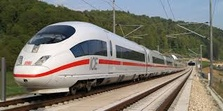
%> input picture Project_unsorted/sravan/3.jpeg, 223 x 111 px, shrunk from 318 x 159 before the run
$ octave bakeup.m   (GNU Octave 9; MATLAB toolbox functions it lacks are replaced by stand-ins)
%> lines starting %> are read from the running program, lines starting %| are printed output that depends on the picture; in (x1, y1, x2, y2) boxes, pixels count from 0 and x2, y2 are one past the last pixel; in counts of white or black regions, pixels touching at a corner belong together; the program's own positions count from 1
Img =imread('3.jpeg'); %read the 2D image
%> Img is the input picture: size 111x223x3 uint8; mean R, G, B 123.7, 119.5, 108.8
%Convert the image to Grayscale
I=rgb2gray(Img);
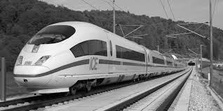
%> I: size 111x223 uint8; min 0, max 255, mean 119.5

%Edge Detection
Ie=edge(I,'sobel');
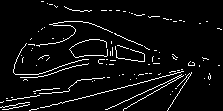
%> Ie: size 111x223 logical; 5.5% white in thin lines or dots

%Hough Transform
[H,theta,rho] = hough(Ie);
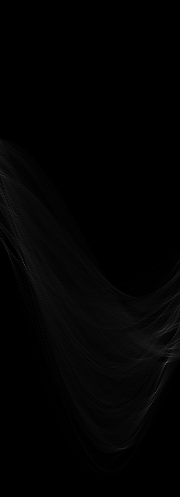
%> H: size 497x180 double; min 0, max 112, mean 2.7
%> theta = 180 values from -90 to 89; rho = 497 values from -248 to 248

% Finding the Hough peaks (number of peaks is set to 5)
P = houghpeaks(H,20,'threshold',ceil(0.2*max(H(:))));
%> P = 20 rows, first 12: [363 167; 393 156; 349 171; 263 24; 405 151; 331 162; 357 170; 175 1; 329 169; 332 166; 347 174; 206 8]
x = theta(P(:,2));
%> x = 20 values, max 86 at index 14, min -90 at index 8, mean 27.95
y = rho(P(:,1));
%> y = 20 values, max 200 at index 16, min -74 at index 8, mean 62.55

%Vanishing lines
lines = houghlines(I,theta,rho,P);
%> lines = 17 lines; longest, point1 to point2 (x, y): (223, 11) to (1, 88), (1, 5) to (223, 82), (223, 27) to (2, 87), (223, 63) to (1, 103), (1, 38) to (223, 77), (1, 44) to (223, 72)
[rows, columns] = size(Ie);
%> rows = 111; columns = 223
figure, imshow(~Ie);
% figure;
hold on;
xy_1 = zeros([2,2]);
for k = 1:length(lines)
   xy = [lines(k).point1; lines(k).point2];
   % Get the equation of the line
   x1 = xy(1,1);
   y1 = xy(1,2);
   x2 = xy(2,1);
   y2 = xy(2,2);
   slope = (y2-y1)/(x2-x1);
   xLeft = 1; % x is on the left edge
   yLeft = slope * (xLeft - x1) + y1;
   xRight = columns; % x is on the reight edge.
   yRight = slope * (xRight - x1) + y1;


   %  len = norm(lines(k).point1 - lines(k).point2);
   plot([x1, x2], [y1, y2], 'LineWidth',1,'Color','blue');
%  plot([xLeft, xRight], [yLeft, yRight], 'LineWidth',1,'Color','blue');
%  Plot original points on the lines .
 plot(xLeft,yLeft,'x','markersize',8,'Color','yellow');
%  plot(xy(2,1),xy(2,2),'x','markersize',8,'Color','green');
end
%> this loop made 17 passes
%> (x1, y1, x2, y2, slope, yLeft, yRight) on passes 1 to 12: (222, 63, 33, 111, -0.254, 119.1, 62.75), (223, 56, 107, 111, -0.474, 161.3, 56), (223, 63, 1, 103, -0.18, 103, 63), (36, 1, 223, 80, 0.422, -13.79, 80), (222, 53, 123, 111, -0.586, 182.5, 52.41), (223, 11, 1, 88, -0.347, 88, 11), (220, 68, 3, 111, -0.198, 111.4, 67.41), (1, 75, 223, 75, 0, 75, 75), (219, 36, 2, 83, -0.217, 83.22, 35.13), (223, 27, 2, 87, -0.271, 87.27, 27), (223, 72, 2, 100, -0.127, 100.1, 72), (1, 44, 223, 72, 0.126, 44, 72)
n=length(lines);
%> n = 17
req=zeros((n*(n-1))/2,2);
k=1;
for i=1:n
    xy_1 = [lines(i).point1; lines(i).point2];
    for j=i+1:n
       xy_2 = [lines(j).point1; lines(j).point2];
       %intersection of two lines (the current line and the previous one)
       slopee = @(line) (line(2,2) - line(1,2))/(line(2,1) - line(1,1));
       m1 = slopee(xy_1);
       m2 = slopee(xy_2);
       intercept = @(line,m) line(1,2) - m*line(1,1);
       b1 = intercept(xy_1,m1);
       b2 = intercept(xy_2,m2);
       if m1~=m2
           xintersect = (b2-b1)/(m1-m2);
           yintersect = m1*xintersect + b1;
%            plot(xintersect,yintersect,'m*','markersize',8, 'Color', 'red')
           req(k,1)=xintersect;
           req(k,2)=yintersect;
           k=k+1;
       end
     end
end
%> this loop made 17 passes
%> xy_1 on passes 1 to 12: [222 63; 33 111], [223 56; 107 111], [223 63; 1 103], [36 1; 223 80], [222 53; 123 111], [223 11; 1 88], [220 68; 3 111], [1 75; 223 75], [219 36; 2 83], [223 27; 2 87], [223 72; 2 100], [1 44; 223 72]
%> after the loop, k = 137; req = 136 rows, first 12: [192.4 70.53; 219.6 63.62; 197.5 69.22; 191.9 70.65; -334.1 204.2; 139.5 83.95; 174.8 75; 961.7 -124.9; -1816.7 580.8; 150.3 81.21; 198.7 68.93; 191 70.88]; xintersect = 123.4; yintersect = 59.5
%finding maximum voted point
clusters=clusterdata(req,floor(size(req,1)/2));
%> clusters = 136 values from 1 to 1
c=find(clusters==mode(clusters));
%> c = 136 values from 1 to 136
vanishing_pointx=mean(req(c,1));
%> vanishing_pointx = 140.5
vanishing_pointy=mean(req(c,2));
%> vanishing_pointy = 72.71
plot(vanishing_pointx,vanishing_pointy,'m*','markersize',8, 'Color', 'red');
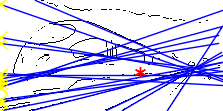
%> figure redrawn from the program's plot data

$ run again, with Project_unsorted/sravan/index.jpeg copied over Project_unsorted/sravan/3.jpeg
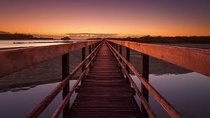
%> input picture Project_unsorted/sravan/index.jpeg, 210 x 118 px, shrunk from 300 x 168 before the run
%> Img is the input picture: size 118x210x3 uint8; mean R, G, B 105.8, 64.7, 58.9
%> `Ie=edge(I,'sobel');`:
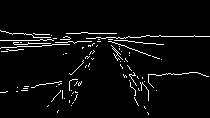
%> Ie: size 118x210 logical; 4.2% white in thin lines or dots, all inside (x1, y1, x2, y2) = (0, 30, 210, 115)
%> theta = 180 values from -90 to 89; rho = 481 values from -240 to 240
%> P = 20 rows, first 12: [286 178; 280 180; 208 2; 211 6; 292 174; 238 20; 200 4; 211 9; 214 14; 333 175; 327 177; 203 7]
%> x = 20 values, max 89 at index 2, min -89 at index 3, mean 3.3
%> y = 20 values, max 92 at index 10, min -41 at index 7, mean 19.95
%> lines = 18 lines; longest, point1 to point2 (x, y): (1, 4) to (210, 76), (1, 29) to (210, 77), (1, 18) to (210, 55), (1, 31) to (210, 61), (1, 24) to (210, 54), (1, 39) to (210, 61)
%> the loop `for k = 1:length(lines)` made 18 passes
%> (x1, y1, x2, y2, slope, yLeft, yRight) on passes 1 to 8: (145, 37, 201, 37, 0, 37, 37), (88, 38, 144, 38, 0, 38, 38), (30, 39, 87, 39, 0, 39, 39), (1, 34, 210, 38, 0.0191, 34, 38), (1, 31, 210, 49, 0.0861, 31, 49), (204, 27, 8, 52, -0.128, 52.89, 26.23), (1, 4, 210, 76, 0.344, 4, 76), (1, 42, 210, 53, 0.0526, 42, 53)
%> n = 18
%> the loop `for i=1:n` made 18 passes
%> xy_1 on passes 1 to 8: [145 37; 201 37], [88 38; 144 38], [30 39; 87 39], [1 34; 210 38], [1 31; 210 49], [204 27; 8 52], [1 4; 210 76], [1 42; 210 53]
%> after the loop `for i=1:n`: k = 150; req = 153 rows, first 12: [157.8 37; 70.67 37; 125.6 37; 96.79 37; -94 37; 42.8 37; 35.83 37; 519.2 37; -18 37; 96.19 37; 91.57 37; 63.5 37]; xintersect = 101.3; yintersect = 35.76
%> clusters = 153 values from 1 to 1
%> c = 153 values from 1 to 153
%> vanishing_pointx = 128.5
%> vanishing_pointy = 37.3
%> `plot(vanishing_pointx,vanishing_pointy,'m*','markersize',8, 'Color', '..`:
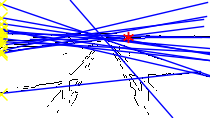
%> figure redrawn from the program's plot data
